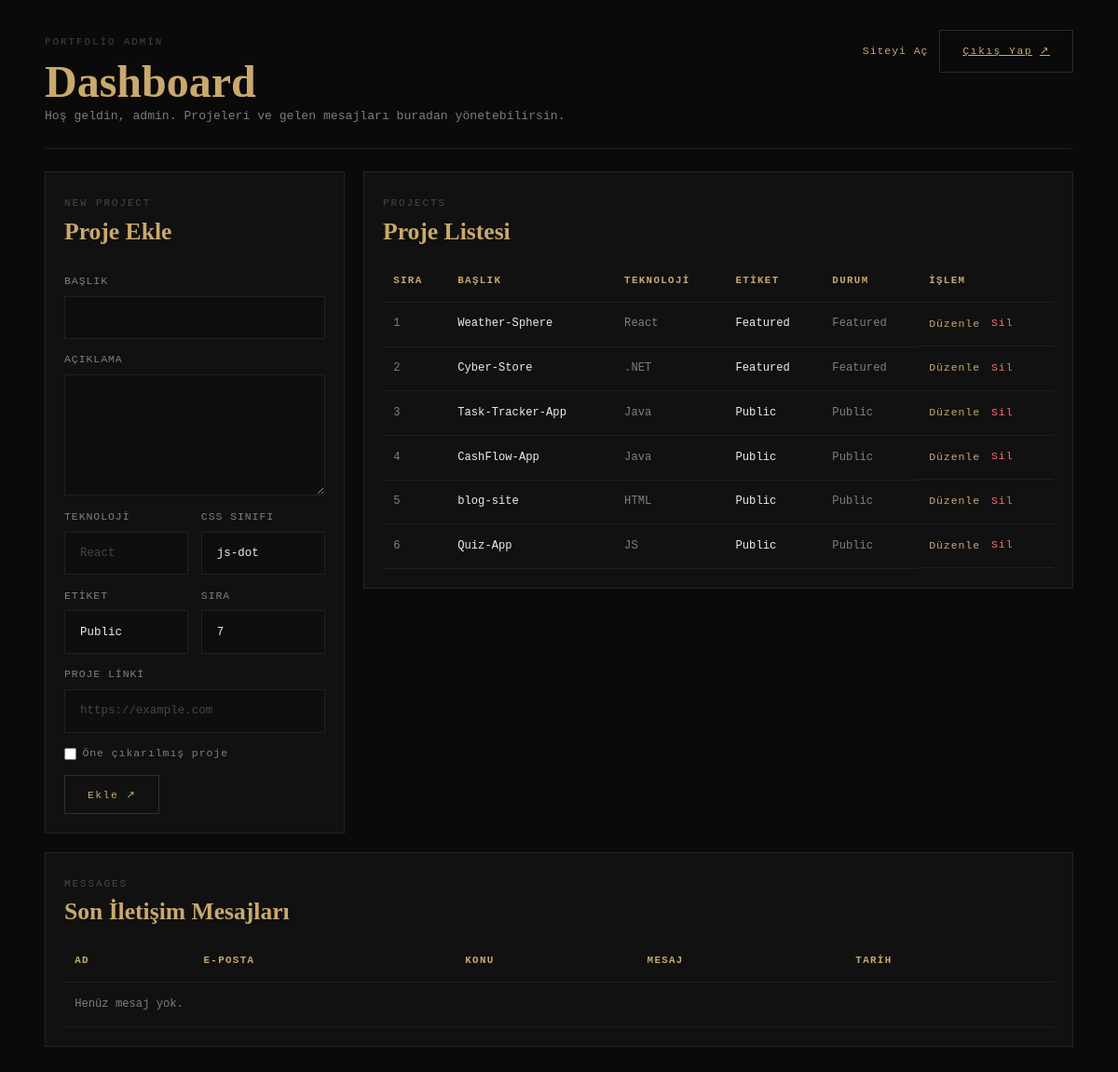
Page /admin/dashboard.php (signed in) on the committed database.
### tables this page shows
CREATE TABLE IF NOT EXISTS projects (
  id INT UNSIGNED AUTO_INCREMENT PRIMARY KEY,
  title VARCHAR(150) NOT NULL,
  description TEXT NOT NULL,
  tech VARCHAR(60) NOT NULL,
  tech_class VARCHAR(60) NOT NULL DEFAULT 'js-dot',
  tag VARCHAR(60) NOT NULL DEFAULT 'Public',
  project_url VARCHAR(255) DEFAULT NULL,
  is_featured TINYINT(1) NOT NULL DEFAULT 0,
  sort_order INT UNSIGNED NOT NULL DEFAULT 0,
  created_at TIMESTAMP NOT NULL DEFAULT CURRENT_TIMESTAMP
);

### admin/dashboard.php (the view, shortened to what this page needs)
<?php
require __DIR__ . '/../includes/db.php';
function e(string $value): string
{
    return htmlspecialchars($value, ENT_QUOTES, 'UTF-8');
}
$editingProject = null;
$projects = $pdo->query('SELECT * FROM projects ORDER BY sort_order ASC, id ASC')->fetchAll();
$messages = $pdo->query('SELECT * FROM messages ORDER BY created_at DESC LIMIT 10')->fetchAll();
$formProject = $editingProject ?? [
    'id' => 0,
    'title' => '',
    'description' => '',
    'tech' => '',
    'tech_class' => 'js-dot',
    'tag' => 'Public',
    'project_url' => '',
    'is_featured' => 0,
    'sort_order' => count($projects) + 1,
];
?>
<!doctype html>
<html lang="tr">
  <head>
    <link rel="stylesheet" href="../assets/css/style.css" />
  </head>
  <body>
    <main class="admin-dashboard">
      <header class="admin-topbar">
        <div>
          <span class="admin-kicker">Portfolio Admin</span>
          <h1>Dashboard</h1>
          <p class="admin-copy">Hoş geldin, <?= e($_SESSION['admin_username'] ?? 'admin') ?>. Projeleri ve gelen mesajları buradan yönetebilirsin.</p>
        </div>
        <div class="admin-actions">
          <a class="admin-link" href="../index.php" target="_blank" rel="noopener">Siteyi Aç</a>
          <a class="form-submit" href="logout.php">
            <span>Çıkış Yap</span>
            <span class="btn-arrow">↗</span>
          </a>
        </div>
      </header>
      <section class="admin-grid">
        <form class="admin-panel project-form" method="post">
          <div class="admin-panel-head">
            <span class="admin-kicker"><?= (int) $formProject['id'] > 0 ? 'Edit Project' : 'New Project' ?></span>
            <h2><?= (int) $formProject['id'] > 0 ? 'Projeyi Düzenle' : 'Proje Ekle' ?></h2>
          </div>
          <label>
            <span>Başlık</span>
            <input class="form-input" type="text" name="title" value="<?= e($formProject['title']) ?>" required />
          </label>
          <label>
            <span>Açıklama</span>
            <textarea class="form-input form-textarea" name="description" required><?= e($formProject['description']) ?></textarea>
          </label>
          <div class="admin-form-row">
            <label>
              <span>Teknoloji</span>
              <input class="form-input" type="text" name="tech" value="<?= e($formProject['tech']) ?>" placeholder="React" required />
            </label>
            <label>
              <span>CSS Sınıfı</span>
              <input class="form-input" type="text" name="tech_class" value="<?= e($formProject['tech_class']) ?>" placeholder="react-dot" />
            </label>
          </div>
          <div class="admin-form-row">
            <label>
              <span>Etiket</span>
              <input class="form-input" type="text" name="tag" value="<?= e($formProject['tag']) ?>" placeholder="Featured" />
            </label>
            <label>
              <span>Sıra</span>
              <input class="form-input" type="number" name="sort_order" value="<?= (int) $formProject['sort_order'] ?>" min="0" />
            </label>
          </div>
          <label>
            <span>Proje Linki</span>
            <input class="form-input" type="url" name="project_url" value="<?= e($formProject['project_url'] ?? '') ?>" placeholder="https://example.com" />
          </label>
          <label class="admin-check">
            <input type="checkbox" name="is_featured" <?= !empty($formProject['is_featured']) ? 'checked' : '' ?> />
            <span>Öne çıkarılmış proje</span>
          </label>
          <div class="admin-form-actions">
            <button class="form-submit" type="submit">
              <span><?= (int) $formProject['id'] > 0 ? 'Güncelle' : 'Ekle' ?></span>
              <span class="btn-arrow">↗</span>
            </button>
          </div>
        </form>
        <section class="admin-panel">
          <div class="admin-panel-head">
            <span class="admin-kicker">Projects</span>
            <h2>Proje Listesi</h2>
          </div>
          <div class="admin-table-wrap">
            <table class="admin-table">
              <thead>
                <tr>
                  <th>Sıra</th>
                  <th>Başlık</th>
                  <th>Teknoloji</th>
                  <th>Etiket</th>
                  <th>Durum</th>
                  <th>İşlem</th>
                </tr>
              </thead>
              <tbody>
                <?php foreach ($projects as $project): ?>
                  <tr>
                    <td><?= (int) $project['sort_order'] ?></td>
                    <td><?= e($project['title']) ?></td>
                    <td><?= e($project['tech']) ?></td>
                    <td><?= e($project['tag']) ?></td>
                    <td><?= !empty($project['is_featured']) ? 'Featured' : 'Public' ?></td>
                    <td class="admin-table-actions">
                      <a class="admin-link" href="dashboard.php?edit=<?= (int) $project['id'] ?>">Düzenle</a>
                      <form method="post" onsubmit="return confirm('Bu projeyi silmek istediğine emin misin?');">
                        <button class="admin-danger" type="submit">Sil</button>
                      </form>
                    </td>
                  </tr>
                <?php endforeach; ?>
              </tbody>
            </table>
          </div>
        </section>
      </section>
      <section class="admin-panel">
        <div class="admin-panel-head">
          <span class="admin-kicker">Messages</span>
          <h2>Son İletişim Mesajları</h2>
        </div>
        <div class="admin-table-wrap">
          <table class="admin-table">
            <thead>
              <tr>
                <th>Ad</th>
                <th>E-posta</th>
                <th>Konu</th>
                <th>Mesaj</th>
                <th>Tarih</th>
              </tr>
            </thead>
            <tbody>
              <?php if ($messages): ?>
                <?php foreach ($messages as $message): ?>
                  <tr>
                    <td><?= e($message['name']) ?></td>
                    <td><?= e($message['email']) ?></td>
                    <td><?= e($message['subject']) ?></td>
                    <td><?= e($message['message']) ?></td>
                    <td><?= e($message['created_at']) ?></td>
                  </tr>
                <?php endforeach; ?>
              <?php else: ?>
                <tr>
                  <td colspan="5">Henüz mesaj yok.</td>
                </tr>
              <?php endif; ?>
            </tbody>
          </table>
        </div>
      </section>
    </main>
  </body>
</html>

### assets/css/style.css (style rules this page uses)
:root { --bg: #0a0a0a; --bg-2: #111111; --bg-3: #161616; --gold: #c8a96e; --gold-dim: rgba(200, 169, 110, 0.15); --gold-border: rgba(200, 169, 110, 0.2); --white: #f0ede8; --gray: rgba(240, 237, 232, 0.5); --gray-dim: rgba(240, 237, 232, 0.25); --font-serif: "Playfair Display", serif; --font-mono: "DM Mono", monospace; --font-sans: "Syne", sans-serif; --ease: cubic-bezier(0.25, 0.46, 0.45, 0.94); --ease-out: cubic-bezier(0.16, 1, 0.3, 1); }
*, *::before, *::after { box-sizing: border-box; margin: 0; padding: 0; }
html { scroll-behavior: smooth; font-size: 16px; }
body { background: var(--bg); color: var(--white); font-family: var(--font-mono); overflow-x: hidden; line-height: 1.6; }
.btn-arrow { transition: transform 0.3s; }
.form-input { width: 100%; border: 1px solid rgba(200, 169, 110, 0.12); background: rgba(10, 10, 10, 0.35); color: var(--white); font-family: var(--font-mono); font-size: 0.78rem; padding: 0.95rem 1rem; outline: none; transition: border-color 0.3s var(--ease), background 0.3s var(--ease); }
.form-input::placeholder { color: var(--gray-dim); }
.form-textarea { min-height: 130px; resize: vertical; }
.form-submit { align-self: flex-start; background: transparent; border: 1px solid var(--gold-border); color: var(--gold); cursor: pointer; display: flex; align-items: center; gap: 0.5rem; font-family: var(--font-mono); font-size: 0.72rem; letter-spacing: 0.12em; padding: 0.8rem 1.5rem; transition: all 0.3s var(--ease); }
.admin-copy, .admin-error { color: var(--gray); font-size: 0.82rem; }
.admin-dashboard { min-height: 100vh; padding: 2rem 4%; background: var(--bg); }
.admin-topbar { display: flex; align-items: flex-start; justify-content: space-between; gap: 2rem; margin-bottom: 1.5rem; border-bottom: 1px solid rgba(200, 169, 110, 0.12); padding-bottom: 1.5rem; }
.admin-topbar h1, .admin-panel h2 { font-family: var(--font-serif); color: var(--gold); line-height: 1.1; }
.admin-topbar h1 { font-size: clamp(2rem, 4vw, 3.5rem); }
.admin-panel h2 { font-size: 1.6rem; }
.admin-kicker { display: inline-block; margin-bottom: 0.45rem; color: var(--gray-dim); font-size: 0.68rem; letter-spacing: 0.18em; text-transform: uppercase; }
.admin-actions, .admin-form-actions, .admin-table-actions { display: flex; align-items: center; gap: 0.75rem; }
.admin-link, .admin-danger { border: 0; background: transparent; color: var(--gold); font-family: var(--font-mono); font-size: 0.72rem; letter-spacing: 0.08em; text-decoration: none; cursor: pointer; }
.admin-danger { color: #f87171; }
.admin-grid { display: grid; grid-template-columns: minmax(320px, 430px) 1fr; gap: 1.25rem; align-items: start; margin-bottom: 1.25rem; }
.admin-panel { border: 1px solid rgba(200, 169, 110, 0.12); background: var(--bg-2); padding: 1.25rem; }
.admin-panel-head { margin-bottom: 1rem; }
.project-form { display: flex; flex-direction: column; gap: 0.85rem; }
.project-form label { display: flex; flex-direction: column; gap: 0.4rem; color: var(--gray); font-size: 0.72rem; letter-spacing: 0.08em; text-transform: uppercase; }
.admin-form-row { display: grid; grid-template-columns: 1fr 1fr; gap: 0.85rem; }
.admin-check { flex-direction: row !important; align-items: center; text-transform: none !important; }
.admin-check input { accent-color: var(--gold); }
.admin-table-wrap { width: 100%; overflow-x: auto; }
.admin-table { width: 100%; border-collapse: collapse; min-width: 720px; }
.admin-table th, .admin-table td { border-bottom: 1px solid rgba(200, 169, 110, 0.1); padding: 0.85rem 0.7rem; text-align: left; vertical-align: top; color: var(--gray); font-size: 0.76rem; }
.admin-table th { color: var(--gold); font-size: 0.68rem; letter-spacing: 0.12em; text-transform: uppercase; }
.admin-table td:nth-child(2), .admin-table td:nth-child(4) { color: var(--white); }

### rows in the picture
projects: tech_class "js-dot", tag "Public", sort_order "6", title "Quiz-App", tech "JS"
projects: sort_order "1", title "Weather-Sphere", tech "React", tag "Featured", is_featured "Featured"
projects: sort_order "2", title "Cyber-Store", tech ".NET", tag "Featured", is_featured "Featured"
projects: sort_order "3", title "Task-Tracker-App", tech "Java", tag "Public", is_featured "Public"
projects: sort_order "4", title "CashFlow-App", tech "Java", tag "Public", is_featured "Public"
projects: sort_order "5", title "blog-site", tech "HTML", tag "Public", is_featured "Public"

### other values in the picture
$_SESSION['admin_username'] "admin"
